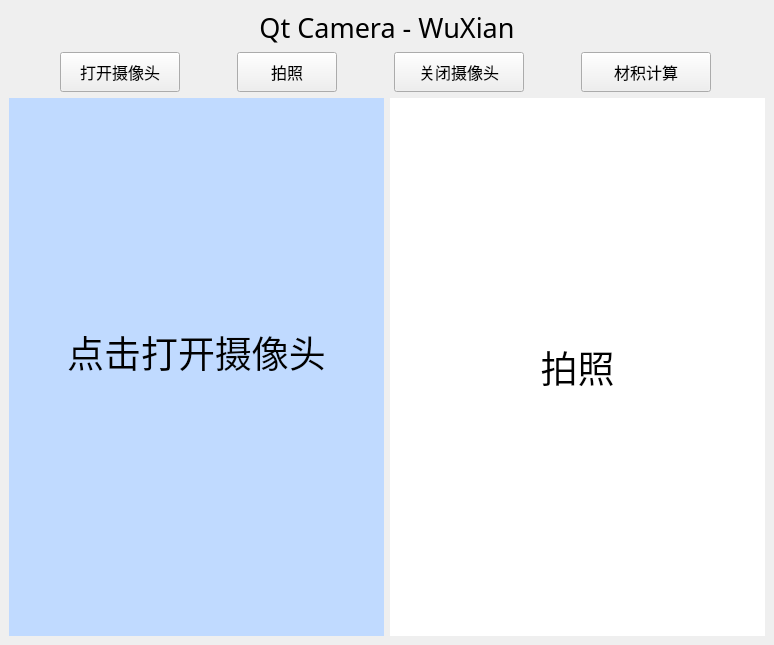
<?xml version="1.0" encoding="UTF-8"?>
<ui version="4.0">
 <class>MainWindow</class>
 <widget class="QMainWindow" name="MainWindow">
  <property name="windowModality">
   <enum>Qt::NonModal</enum>
  </property>
  <property name="geometry">
   <rect>
    <x>0</x>
    <y>0</y>
    <width>774</width>
    <height>645</height>
   </rect>
  </property>
  <property name="sizePolicy">
   <sizepolicy hsizetype="Preferred" vsizetype="Preferred">
    <horstretch>0</horstretch>
    <verstretch>0</verstretch>
   </sizepolicy>
  </property>
  <property name="minimumSize">
   <size>
    <width>765</width>
    <height>645</height>
   </size>
  </property>
  <property name="maximumSize">
   <size>
    <width>16777215</width>
    <height>16777215</height>
   </size>
  </property>
  <property name="windowTitle">
   <string>Qt-Camera （思绪无限）</string>
  </property>
  <property name="windowIcon">
   <iconset resource="icon.qrc">
    <normaloff>:/newPrefix/pic/pai.png</normaloff>:/newPrefix/pic/pai.png</iconset>
  </property>
  <property name="toolTip">
   <string/>
  </property>
  <property name="autoFillBackground">
   <bool>false</bool>
  </property>
  <property name="tabShape">
   <enum>QTabWidget::Rounded</enum>
  </property>
  <widget class="QWidget" name="centralwidget">
   <property name="enabled">
    <bool>true</bool>
   </property>
   <layout class="QVBoxLayout" name="verticalLayout_2">
    <item>
     <layout class="QVBoxLayout" name="verticalLayout">
      <item>
       <widget class="QLabel" name="label">
        <property name="sizePolicy">
         <sizepolicy hsizetype="Preferred" vsizetype="Fixed">
          <horstretch>0</horstretch>
          <verstretch>0</verstretch>
         </sizepolicy>
        </property>
        <property name="font">
         <font>
          <family>华文隶书</family>
          <pointsize>20</pointsize>
         </font>
        </property>
        <property name="text">
         <string>Qt Camera - WuXian</string>
        </property>
        <property name="alignment">
         <set>Qt::AlignCenter</set>
        </property>
       </widget>
      </item>
      <item>
       <layout class="QHBoxLayout" name="horizontalLayout">
        <item>
         <widget class="QPushButton" name="pushButton_open">
          <property name="minimumSize">
           <size>
            <width>100</width>
            <height>40</height>
           </size>
          </property>
          <property name="maximumSize">
           <size>
            <width>120</width>
            <height>40</height>
           </size>
          </property>
          <property name="font">
           <font>
            <family>华文彩云</family>
            <pointsize>12</pointsize>
           </font>
          </property>
          <property name="toolTip">
           <string>点击打开摄像头</string>
          </property>
          <property name="text">
           <string>打开摄像头</string>
          </property>
          <property name="icon">
           <iconset resource="icon.qrc">
            <normaloff>:/newPrefix/pic/g1.png</normaloff>:/newPrefix/pic/g1.png</iconset>
          </property>
         </widget>
        </item>
        <item>
         <widget class="QPushButton" name="pushButton_take">
          <property name="sizePolicy">
           <sizepolicy hsizetype="Fixed" vsizetype="Fixed">
            <horstretch>0</horstretch>
            <verstretch>0</verstretch>
           </sizepolicy>
          </property>
          <property name="minimumSize">
           <size>
            <width>100</width>
            <height>40</height>
           </size>
          </property>
          <property name="maximumSize">
           <size>
            <width>100</width>
            <height>40</height>
           </size>
          </property>
          <property name="font">
           <font>
            <family>华文彩云</family>
            <pointsize>12</pointsize>
           </font>
          </property>
          <property name="toolTip">
           <string>点击拍照</string>
          </property>
          <property name="text">
           <string>拍照</string>
          </property>
          <property name="icon">
           <iconset resource="icon.qrc">
            <normaloff>:/newPrefix/pic/pai.png</normaloff>:/newPrefix/pic/pai.png</iconset>
          </property>
         </widget>
        </item>
        <item>
         <widget class="QPushButton" name="pushButton_close">
          <property name="minimumSize">
           <size>
            <width>100</width>
            <height>40</height>
           </size>
          </property>
          <property name="maximumSize">
           <size>
            <width>130</width>
            <height>40</height>
           </size>
          </property>
          <property name="font">
           <font>
            <family>华文彩云</family>
            <pointsize>12</pointsize>
           </font>
          </property>
          <property name="toolTip">
           <string>点击关闭摄像头</string>
          </property>
          <property name="text">
           <string>关闭摄像头</string>
          </property>
          <property name="icon">
           <iconset resource="icon.qrc">
            <normaloff>:/newPrefix/pic/down.png</normaloff>:/newPrefix/pic/down.png</iconset>
          </property>
         </widget>
        </item>
        <item>
         <widget class="QPushButton" name="pushButton_calculate">
          <property name="sizePolicy">
           <sizepolicy hsizetype="Fixed" vsizetype="Fixed">
            <horstretch>0</horstretch>
            <verstretch>0</verstretch>
           </sizepolicy>
          </property>
          <property name="minimumSize">
           <size>
            <width>100</width>
            <height>40</height>
           </size>
          </property>
          <property name="maximumSize">
           <size>
            <width>130</width>
            <height>40</height>
           </size>
          </property>
          <property name="font">
           <font>
            <family>华文彩云</family>
            <pointsize>12</pointsize>
           </font>
          </property>
          <property name="text">
           <string>材积计算</string>
          </property>
          <property name="icon">
           <iconset>
            <normaloff>pic/pai.png</normaloff>pic/pai.png</iconset>
          </property>
         </widget>
        </item>
       </layout>
      </item>
      <item>
       <layout class="QHBoxLayout" name="horizontalLayout_2">
        <item>
         <widget class="QLabel" name="label_face">
          <property name="sizePolicy">
           <sizepolicy hsizetype="Preferred" vsizetype="Preferred">
            <horstretch>0</horstretch>
            <verstretch>0</verstretch>
           </sizepolicy>
          </property>
          <property name="minimumSize">
           <size>
            <width>0</width>
            <height>0</height>
           </size>
          </property>
          <property name="maximumSize">
           <size>
            <width>16777215</width>
            <height>16777215</height>
           </size>
          </property>
          <property name="font">
           <font>
            <family>楷体</family>
            <pointsize>16</pointsize>
           </font>
          </property>
          <property name="layoutDirection">
           <enum>Qt::LeftToRight</enum>
          </property>
          <property name="styleSheet">
           <string notr="true">background-color: rgb(192, 218, 255);</string>
          </property>
          <property name="text">
           <string>&lt;html&gt;&lt;head/&gt;&lt;body&gt;&lt;p align=&quot;center&quot;&gt;&lt;img src=&quot;:/newPrefix/pic/Hint.png&quot;/&gt;&lt;span style=&quot; font-size:28pt;&quot;&gt;点击打开摄像头&lt;/span&gt;&lt;br/&gt;&lt;/p&gt;&lt;/body&gt;&lt;/html&gt;</string>
          </property>
          <property name="alignment">
           <set>Qt::AlignCenter</set>
          </property>
         </widget>
        </item>
        <item>
         <widget class="QLabel" name="label_2">
          <property name="font">
           <font>
            <family>楷体</family>
            <pointsize>16</pointsize>
           </font>
          </property>
          <property name="styleSheet">
           <string notr="true">background-color: rgb(255, 255, 255);</string>
          </property>
          <property name="text">
           <string>&lt;html&gt;&lt;head/&gt;&lt;body&gt;&lt;p align=&quot;center&quot;&gt;&lt;img src=&quot;:/newPrefix/pic/Hint.png&quot;/&gt;&lt;span style=&quot; font-size:28pt;&quot;&gt;拍照&lt;/span&gt;&lt;/p&gt;&lt;/body&gt;&lt;/html&gt;</string>
          </property>
         </widget>
        </item>
       </layout>
      </item>
     </layout>
    </item>
   </layout>
  </widget>
  <action name="actionGoogle_Translate">
   <property name="text">
    <string>Google Translate</string>
   </property>
  </action>
  <action name="actionHTML_type">
   <property name="text">
    <string>HTML type</string>
   </property>
  </action>
  <action name="actionsoftware_version">
   <property name="text">
    <string>software version</string>
   </property>
  </action>
 </widget>
 <resources>
  <include location="icon.qrc"/>
 </resources>
 <connections/>
</ui>
